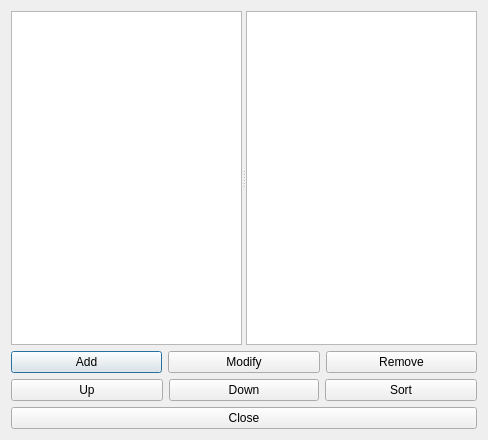
<?xml version="1.0" encoding="UTF-8"?>
<ui version="4.0">
 <class>BuildingsForm_template</class>
 <widget class="QDialog" name="BuildingsForm_template">
  <property name="geometry">
   <rect>
    <x>0</x>
    <y>0</y>
    <width>488</width>
    <height>440</height>
   </rect>
  </property>
  <property name="windowTitle">
   <string extracomment="The dialog to list all buildings">Buildings</string>
  </property>
  <layout class="QGridLayout" name="gridLayout">
   <item row="0" column="0" colspan="3">
    <widget class="QSplitter" name="splitter">
     <property name="sizePolicy">
      <sizepolicy hsizetype="Expanding" vsizetype="Expanding">
       <horstretch>0</horstretch>
       <verstretch>0</verstretch>
      </sizepolicy>
     </property>
     <property name="orientation">
      <enum>Qt::Horizontal</enum>
     </property>
     <widget class="QListWidget" name="buildingsListWidget"/>
     <widget class="QPlainTextEdit" name="currentBuildingTextEdit"/>
    </widget>
   </item>
   <item row="1" column="0" colspan="3">
    <layout class="QHBoxLayout" name="horizontalLayout">
     <item>
      <widget class="QPushButton" name="addBuildingPushButton">
       <property name="text">
        <string>Add</string>
       </property>
      </widget>
     </item>
     <item>
      <widget class="QPushButton" name="modifyBuildingPushButton">
       <property name="text">
        <string>Modify</string>
       </property>
      </widget>
     </item>
     <item>
      <widget class="QPushButton" name="removeBuildingPushButton">
       <property name="text">
        <string>Remove</string>
       </property>
      </widget>
     </item>
    </layout>
   </item>
   <item row="2" column="0">
    <widget class="QPushButton" name="moveBuildingUpPushButton">
     <property name="text">
      <string comment="It means move the item up in the list">Up</string>
     </property>
    </widget>
   </item>
   <item row="2" column="1">
    <widget class="QPushButton" name="moveBuildingDownPushButton">
     <property name="text">
      <string comment="It means move the item down in the list">Down</string>
     </property>
    </widget>
   </item>
   <item row="2" column="2">
    <widget class="QPushButton" name="sortBuildingsPushButton">
     <property name="text">
      <string>Sort</string>
     </property>
    </widget>
   </item>
   <item row="3" column="0" colspan="3">
    <widget class="QPushButton" name="closePushButton">
     <property name="text">
      <string>Close</string>
     </property>
    </widget>
   </item>
  </layout>
 </widget>
 <layoutdefault spacing="6" margin="11"/>
 <resources/>
 <connections/>
</ui>
